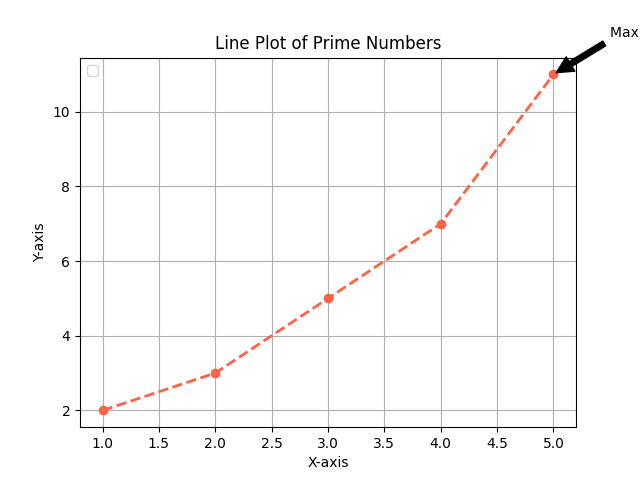

Write Python code to recreate this figure.
import matplotlib.pyplot as plt

x = [1, 2, 3, 4, 5]
y = [2, 3, 5, 7, 11]

# Line plot
plt.plot(x, y, color='#ff6347', linestyle='--', linewidth=2, marker='o')

plt.title("Line Plot of Prime Numbers")

# Axes label
plt.xlabel("X-axis")
plt.ylabel("Y-axis")

# Add grid lines
plt.grid(True)

# Add a legend
plt.legend()

# Find the maximum y-value and its corresponding x-value
max_y = max(y)
max_x = x[y.index(max_y)]

# Annotate the maximum y-value
plt.annotate(f'Max Value: {max_y}', xy=(max_x, max_y), xytext=(max_x+0.5, max_y+1),
             arrowprops=dict(facecolor='black', shrink=0.05))

# Save the plot as a PNG file
plt.savefig('plot.png')

plt.show()
